Frame 1 (no input): blank canvas, image omitted
Frame 60 (the mouse pressed at the canvas centre just before this capture): blank canvas, image omitted
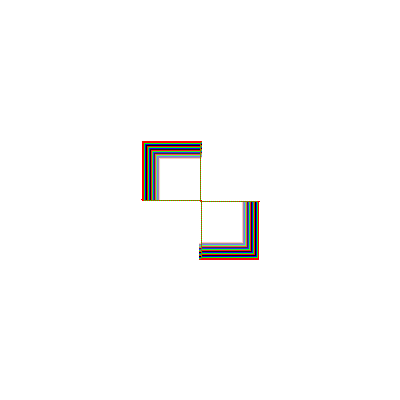
Frame 120 (the mouse held since frame 60 and released just before this capture)

The Processing sketch whose frames 1 and 60 were blank and that drew this single picture after the mouse press (run headless with seeded random() and noise(); from frame 60 on, the mouse is pressed at the canvas centre):

// Processing sketch: processing_72631
// ── processing_72631.pde

Pixel[][] screen;
Pixel[][] backBuffer;
int colormax = 200;

void setup()
{
  noStroke();
  frameRate(30);
  size(400, 400);
  colorMode(RGB, colormax);
  background(colormax);
  screen = new Pixel[width][height];
  backBuffer = new Pixel[width][height];
  for (int i = 0; i < width; i++) {
    for (int j = 0; j < height; j++) {
      screen[i][j] = new Pixel();
    }
  }

  for (int i = 0; i < width; i++) {
    for (int j = 0; j < height; j++) {
      backBuffer[i][j] = new Pixel();
    }
  }
}

void draw()
{
  multiArrayMove(backBuffer, screen);

  for (int x = 0; x < width; x++) {
    for (int y = 0; y < height; y++) {

      color c = get(x, y);

      int a = (c >> 24) & 0xFF;
      int r = (c >> 16) & 0xFF;  // Faster way of getting red(argb)
      int g = (c >> 8) & 0xFF;   // Faster way of getting green(argb)
      int b = c & 0xFF;          // Faster way of getting blue(argb)
      
      // if the pixel has flow
      if(screen[x][y].flowA.x != 0)
      {
        if(x+screen[x][y].flowA.x >= width || x+screen[x][y].flowA.x < 0)
        {
          backBuffer[x][y].flowA.x = -screen[x][y].flowA.x;
        }
        else // and isn't outside the screen bounds
        {
          // then pass the flow to the next pixel in the buffer
          backBuffer[x+screen[x][y].flowA.x][y].flowA.x = screen[x][y].flowA.x;
          
          a = colormax;
          r = 0;
          g = 0;
          b = 0;
        
          // if there is also y flow then carry it diagonally
          if(screen[x][y].flowA.y != 0
            && y+screen[x][y].flowA.y < height
            && y+screen[x][y].flowA.y >= 0)
          {
            backBuffer[x+screen[x][y].flowA.x][y+screen[x][y].flowA.y].flowA.x = screen[x][y].flowA.y;
          }
        }
      }
      if(screen[x][y].flowA.y != 0)
      {
        if(y+screen[x][y].flowA.y >= height || y+screen[x][y].flowA.y < 0)
        {
          backBuffer[x][y].flowA.y = -screen[x][y].flowA.y;
        }
        else
        {
          // then pass the flow to the next pixel in the buffer
          backBuffer[x][y+screen[x][y].flowA.y].flowA.y = screen[x][y].flowA.y;
          
          a = colormax;
          r = 0;
          g = 0;
          b = 0;
          
          // if there is also x flow then carry it diagonally
          if(screen[x][y].flowA.x != 0
          && x+screen[x][y].flowA.x < width
          && x+screen[x][y].flowA.x >= 0)
          {
            backBuffer[x+screen[x][y].flowA.x][y+screen[x][y].flowA.y].flowA.y = screen[x][y].flowA.x;
          }
        }
      }
      
      a++;
      r++;
      g++;
      b++;
      // set this pixel's color      
      set(x, y, color(a, r, g, b));
    }
  }
}

void mousePressed()
{
  if(mouseX < width && mouseX >= 0
  && mouseY < height && mouseY >= 0)
  {
    if(mouseX+1 < width)
    {
      backBuffer[mouseX+1][mouseY].flowA.x = -1;
      backBuffer[mouseX+1][mouseY].flowA.y = -1;
    }
    if(mouseX-1 >= 0)
    {
      backBuffer[mouseX-1][mouseY].flowA.x = 1;
      backBuffer[mouseX-1][mouseY].flowA.y = 1;
    }
    if(mouseY+1 < height)
    {
      backBuffer[mouseX][mouseY+1].flowA.y = -1;
      backBuffer[mouseX][mouseY+1].flowA.x = 1;
    }
    if(mouseY-1 >= 0)
    {
      backBuffer[mouseX][mouseY-1].flowA.y = 1;
      backBuffer[mouseX][mouseY-1].flowA.x = -1;
    }
  }
}

class Pixel
{
  Point flowA, flowR, flowB, flowG;

  Pixel()
  {
    flowA = new Point();
    flowR = new Point();
    flowB = new Point();
    flowG = new Point();
  }

  void reset()
  {
    flowA.x = 0;
    flowR.x = 0;
    flowB.x = 0;
    flowG.x = 0;

    flowA.y = 0;
    flowR.y = 0;
    flowB.y = 0;
    flowG.y = 0;
  }
  
  void copy(Pixel p)
  {
    flowA.x = p.flowA.x;
    flowR.x = p.flowR.x;
    flowB.x = p.flowB.x;
    flowG.x = p.flowG.x;

    flowA.y = p.flowA.y;
    flowR.y = p.flowR.y;
    flowB.y = p.flowB.y;
    flowG.y = p.flowG.y;
  }
}

class Point
{
  int x = 0, y = 0;
}

public void multiArrayMove(Pixel[][] source, Pixel[][] destination)
{
  for (int a=0;a<source.length;a++)
  {
    for (int b=0;b<source[a].length;b++)
    {
      destination[a][b].copy(source[a][b]);
      source[a][b].reset();
    }
  }
}
